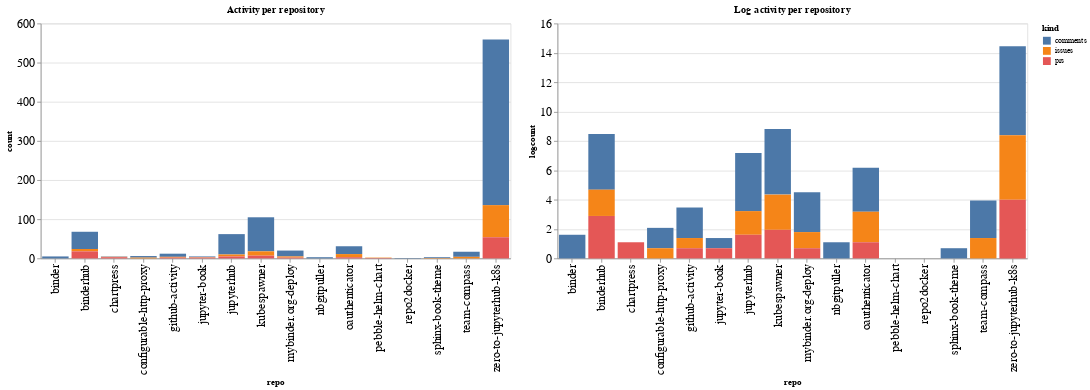

Notebook code cell kept with this figure:
### Code cell
ch1 = alt.Chart(repo_summaries, width=600, title="Activity per repository").mark_bar().encode(
    x='repo',
    y='count',
    color='kind',
    tooltip="kind"
)

ch2 = alt.Chart(repo_summaries, width=600, title="Log activity per repository").mark_bar().encode(
    x='repo',
    y='logcount',
    color='kind',
    tooltip="kind"
)

ch1 | ch2

### Figure 1 — Vega-Lite specification as saved in the notebook (floating-point values rounded to 4 significant figures)
{"config": {"axisLeft": {"labelFontSize": 15}, "axisBottom": {"labelFontSize": 15}}, "hconcat": [{"mark": "bar", "encoding": {"color": {"type": "nominal", "field": "kind"}, "tooltip": {"type": "nominal", "field": "kind"}, "x": {"type": "nominal", "field": "repo"}, "y": {"type": "quantitative", "field": "count"}}, "title": "Activity per repository", "width": 600}, {"mark": "bar", "encoding": {"color": {"type": "nominal", "field": "kind"}, "tooltip": {"type": "nominal", "field": "kind"}, "x": {"type": "nominal", "field": "repo"}, "y": {"type": "quantitative", "field": "logcount"}}, "title": "Log activity per repository", "width": 600}], "data": {"name": "data-236980c46bbd965cf971fa94455290ba"}, "$schema": "https://vega.github.io/schema/vega-lite/v4.8.1.json", "datasets": {"data-236980c46bbd965cf971fa94455290ba": [{"repo": "binder", "kind": "comments", "count": 5, "logcount": 1.609}, {"repo": "binderhub", "kind": "comments", "count": 44, "logcount": 3.784}, {"repo": "binderhub", "kind": "issues", "count": 6, "logcount": 1.792}, {"repo": "binderhub", "kind": "prs", "count": 18, "logcount": 2.89}, {"repo": "chartpress", "kind": "comments", "count": 1, "logcount": 0.0}, {"repo": "chartpress", "kind": "issues", "count": 1, "logcount": 0.0}, {"repo": "chartpress", "kind": "prs", "count": 3, "logcount": 1.099}, {"repo": "configurable-http-proxy", "kind": "comments", "count": 4, "logcount": 1.386}, {"repo": "configurable-http-proxy", "kind": "issues", "count": 2, "logcount": 0.6931}, {"repo": "github-activity", "kind": "comments", "count": 8, "logcount": 2.079}, {"repo": "github-activity", "kind": "issues", "count": 2, "logcount": 0.6931}, {"repo": "github-activity", "kind": "prs", "count": 2, "logcount": 0.6931}, {"repo": "jupyter-book", "kind": "comments", "count": 2, "logcount": 0.6931}, {"repo": "jupyter-book", "kind": "issues", "count": 1, "logcount": 0.0}, {"repo": "jupyter-book", "kind": "prs", "count": 2, "logcount": 0.6931}, {"repo": "jupyterhub", "kind": "comments", "count": 52, "logcount": 3.951}, {"repo": "jupyterhub", "kind": "issues", "count": 5, "logcount": 1.609}, {"repo": "jupyterhub", "kind": "prs", "count": 5, "logcount": 1.609}, {"repo": "kubespawner", "kind": "comments", "count": 87, "logcount": 4.466}, {"repo": "kubespawner", "kind": "issues", "count": 11, "logcount": 2.398}, {"repo": "kubespawner", "kind": "prs", "count": 7, "logcount": 1.946}, {"repo": "mybinder.org-deploy", "kind": "comments", "count": 15, "logcount": 2.708}, {"repo": "mybinder.org-deploy", "kind": "issues", "count": 3, "logcount": 1.099}, {"repo": "mybinder.org-deploy", "kind": "prs", "count": 2, "logcount": 0.6931}, {"repo": "nbgitpuller", "kind": "comments", "count": 3, "logcount": 1.099}, {"repo": "oauthenticator", "kind": "comments", "count": 20, "logcount": 2.996}, {"repo": "oauthenticator", "kind": "issues", "count": 8, "logcount": 2.079}, {"repo": "oauthenticator", "kind": "prs", "count": 3, "logcount": 1.099}, {"repo": "pebble-helm-chart", "kind": "issues", "count": 1, "logcount": 0.0}, {"repo": "pebble-helm-chart", "kind": "prs", "count": 1, "logcount": 0.0}, {"repo": "repo2docker", "kind": "comments", "count": 1, "logcount": 0.0}, {"repo": "sphinx-book-theme", "kind": "comments", "count": 2, "logcount": 0.6931}, {"repo": "sphinx-book-theme", "kind": "issues", "count": 1, "logcount": 0.0}, {"repo": "team-compass", "kind": "comments", "count": 13, "logcount": 2.565}, {"repo": "team-compass", "kind": "issues", "count": 4, "logcount": 1.386}, {"repo": "zero-to-jupyterhub-k8s", "kind": "comments", "count": 423, "logcount": 6.047}, {"repo": "zero-to-jupyterhub-k8s", "kind": "issues", "count": 82, "logcount": 4.407}, {"repo": "zero-to-jupyterhub-k8s", "kind": "prs", "count": 54, "logcount": 3.989}]}}
